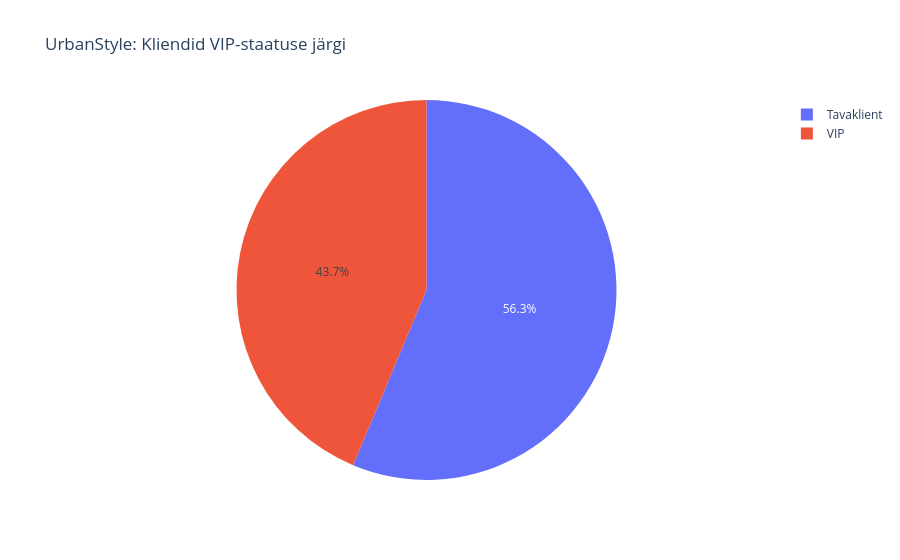

The cell this chart's notebook holds for it:
### Code cell
#VIP jaotus.
# 1. Loome customer_summary tabeli (kui see pole varasemates lahtrites tehtud)
customer_orders = df.groupby('customer_id')['total_price'].sum().reset_index()
customer_summary = pd.merge(customers, customer_orders, on='customer_id', how='left')

# Kui vip_status veergu pole, määrame selle (nt 1000€ piiri alusel)
if 'vip_status' not in customer_summary.columns:
    customer_summary['vip_status'] = customer_summary['total_price'].apply(lambda x: 'VIP' if x >= 1000 else 'Tavaklient')

# 2. VIP jaotus ja sektordiagramm
vip_counts = customer_summary['vip_status'].value_counts().reset_index()

fig = px.pie(
    vip_counts,
    values='count',
    names='vip_status',
    title='UrbanStyle: Kliendid VIP-staatuse järgi'
)
fig.show()

### Figure 1 — Plotly figure (JSON) as saved in the notebook; plotly's stock layout.template omitted (floating-point values rounded to 4 significant figures)
{"data": [{"domain": {"x": [0, 1], "y": [0, 1]}, "hovertemplate": "vip_status=%{label}<br>count=%{value}<extra></extra>", "labels": ["Tavaklient", "VIP"], "legendgroup": "", "name": "", "showlegend": true, "type": "pie", "values": [1774, 1376]}], "layout": {"legend": {"tracegroupgap": 0}, "title": {"text": "UrbanStyle: Kliendid VIP-staatuse järgi"}}}
